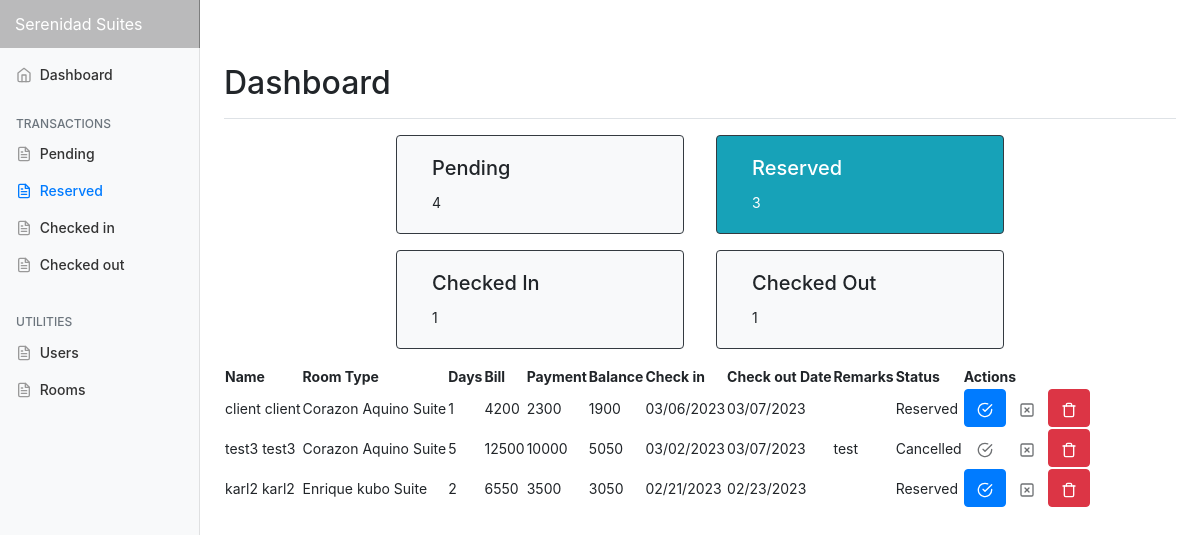
Before: /admin/reserved.php (signed in) with the older database file.
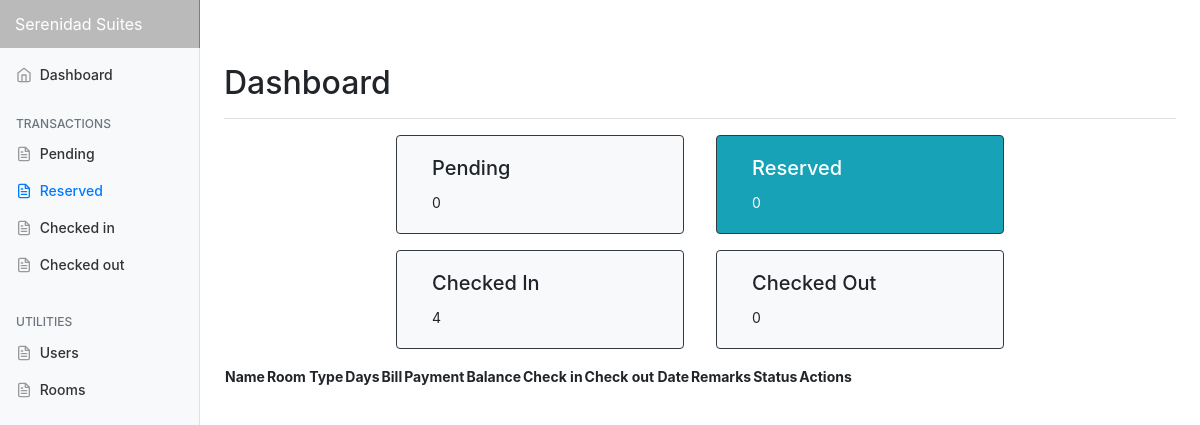
After: the same page with the newer database file.
### tables this page shows
CREATE TABLE `transactions` (
  `id` int NOT NULL,
  `guest_id` int NOT NULL,
  `room_id` int NOT NULL,
  `room_no` int DEFAULT NULL,
  `extra_bed` tinyint NOT NULL DEFAULT '0',
  `extra_pax` int DEFAULT NULL,
  `status` varchar(50) DEFAULT NULL,
  `days` int DEFAULT NULL,
  `checkin` varchar(50) DEFAULT NULL,
  `checkin_time` varchar(50) DEFAULT NULL,
  `checkout` varchar(50) DEFAULT NULL,
  `checkout_time` varchar(50) DEFAULT NULL,
  `bill` varchar(50) DEFAULT NULL,
  `balance` int NOT NULL DEFAULT '0',
  `payment` int NOT NULL DEFAULT '0',
  `is_payment_full` tinyint NOT NULL DEFAULT '0',
  `payment_at` datetime DEFAULT NULL,
  `valid_until` varchar(50) DEFAULT NULL,
  `is_unread` tinyint(1) NOT NULL DEFAULT '1',
  `created_at` datetime DEFAULT NULL,
  `updated_at` datetime DEFAULT NULL,
  `remarks` varchar(500) DEFAULT NULL
);

CREATE TABLE `guest` (
  `id` int NOT NULL,
  `uuid` varchar(255) DEFAULT NULL,
  `email` varchar(191) DEFAULT NULL,
  `firstname` varchar(50) NOT NULL,
  `username` varchar(191) DEFAULT NULL,
  `password` varchar(191) DEFAULT NULL,
  `middlename` varchar(30) NOT NULL,
  `lastname` varchar(40) NOT NULL,
  `address` varchar(191) DEFAULT NULL,
  `contactno` varchar(20) NOT NULL,
  `created_at` datetime DEFAULT NULL,
  `updated_at` datetime DEFAULT NULL
);

CREATE TABLE `room` (
  `id` int NOT NULL,
  `room_type` varchar(50) NOT NULL,
  `price` varchar(11) NOT NULL,
  `photo` varchar(100) NOT NULL,
  `description` text,
  `created_at` datetime DEFAULT NULL,
  `updated_at` datetime DEFAULT NULL
);

### models/Model.php (called while the page is built, shortened)
<?php
class Model
{
    protected $host = "localhost";
    protected $database = "db_hor";
    protected $username = "root";
    protected $password = "admin";
    protected $pdo;
    protected $stmt;
    public function connect(){
        try {
            $this->pdo = new PDO("mysql:host={$this->host};dbname={$this->database};charset=utf8","{$this->username}","{$this->password}");
            $this->pdo->setAttribute(PDO::ATTR_ERRMODE, PDO::ERRMODE_EXCEPTION);
            $this->pdo->setAttribute(PDO::ATTR_DEFAULT_FETCH_MODE, PDO::FETCH_ASSOC);
        } catch (PDOException $e) {
            echo $e->getMessage();
        }
    }
    public function setQuery($qry){
        $this->qry = $qry;
        $this->stmt = $this->pdo->query($this->qry);
        return $this;
    }
    public function getAll(){
        try {
            return $this->stmt->fetchAll();
        } catch (PDOException $e) {
            return $e->getMessage();
        }
    }
}

### models/Transaction.php (called while the page is built, shortened)
<?php
Class Transaction extends Model {
    public function getPendingAndExpiredTransactions(){
        return $this->setQuery("SELECT
                                A.*,
                                B.uuid,
                                B.firstname,
                                B.middlename,
                                B.lastname,
                                B.address,
                                B.contactno,
                                C.room_type,
                                C.price,
                                C.photo
                                FROM `transactions` as A
                                LEFT JOIN `guest` as B
                                ON A.guest_id = B.id
                                LEFT JOIN `room` as C
                                ON A.room_id = C.id
                                WHERE A.status = 'Pending'
                                OR A.status = 'Expired'
                                ORDER BY A.created_at DESC
                                ")
                                ->getAll();
    }
    public function getReservedTransactions(){
        return $this->setQuery("SELECT
                                A.*,
                                B.firstname,
                                B.middlename,
                                B.lastname,
                                B.address,
                                B.contactno,
                                C.room_type,
                                C.price,
                                C.photo
                                FROM `transactions` as A
                                LEFT JOIN `guest` as B
                                ON A.guest_id = B.id
                                LEFT JOIN `room` as C
                                ON A.room_id = C.id
                                WHERE A.status = 'Reserved'
                                OR A.status = 'Cancelled'
                                ORDER BY A.created_at DESC
                                ")
                                ->getAll();
    }
    public function getCheckInTransactions(){
        return $this->setQuery("SELECT
                                A.*,
                                B.firstname,
                                B.middlename,
                                B.lastname,
                                B.address,
                                B.contactno,
                                C.room_type,
                                C.price,
                                C.photo
                                FROM `transactions` as A
                                LEFT JOIN `guest` as B
                                ON A.guest_id = B.id
                                LEFT JOIN `room` as C
                                ON A.room_id = C.id
                                WHERE A.status = 'Check In'
                                ORDER BY A.created_at DESC
                                ")
                                ->getAll();
    }
    public function getCheckOutTransactions(){
        return $this->setQuery("SELECT
                                A.*,
                                B.firstname,
                                B.middlename,
                                B.lastname,
                                B.address,
                                B.contactno,
                                C.room_type,
                                C.price,
                                C.photo
                                FROM `transactions` as A
                                LEFT JOIN `guest` as B
                                ON A.guest_id = B.id
                                LEFT JOIN `room` as C
                                ON A.room_id = C.id
                                WHERE A.status = 'Check Out'
                                ORDER BY A.created_at DESC
                                ")
                                ->getAll();
    }
}

### admin/reserved.php (the view, shortened to what the changed rows need)
<?php
  require_once('includes/header.php');
    $cannot_cancel = true;
?>
    <div class="container-fluid">
      <div class="row">
        <main role="main" class="col-md-9 ml-sm-auto col-lg-10 pt-3 px-4">
          <div class="d-flex justify-content-between flex-wrap flex-md-nowrap align-items-center pb-2 mb-3 border-bottom">
            <h1 class="h2">Dashboard</h1>
          </div>
        <?php include('includes/counts.php') ?>
        <table id="datatable" class="display">
			<thead>
                <tr>
                    <th>Name</th>
                    <th>Room Type</th>
                    <th>Days</th>
                    <th>Bill</th>
                    <th>Payment</th>
                    <th>Balance</th>
                    <th>Check in</th>
                    <th>Check out Date</th>
                    <th>Remarks</th>
                    <th>Status</th>
                    <th>Actions</th>
                </tr>
			</thead>
			<tbody>
                <?php foreach ($reserved as $key => $value) { ?>
                    <tr>
                        <td><?= $value['firstname']." ".$value['lastname']?></td>
                        <td><?= $value['room_type']?></td>
                        <td><?= $value['days']?></td>
                        <td><?= $value['bill']?></td>
                        <td><?= $value['payment']?></td>
                        <td><?= $value['balance']?></td>
                        <td><?= $value['checkin']?></td>
                        <td><?= $value['checkout']?></td>
                        <td><?= $value['remarks']?></td>
                        <td><?= $value['status']?></td>
                        <td>
                            <div class="form-inline">
                            <?php
                                if($value['status'] != 'Cancelled' ){
                            ?>
                                        <span data-toggle="modal" data-target="#confirmCheckinModal">
                                            <button class="btn btn-primary"  data-toggle="tooltip" data-placement="top" title="Accept Reservation" >
                                                <i data-feather="check-circle"></i>
                                            </button>
                                        </span>
                                        <?php
                                            if($cannot_cancel){
                                        ?>
                                            <button class="btn btn-disabled disabled" data-toggle="tooltip" data-placement="top" title="Cancel" disabled>
                                                <i data-feather="x-square"></i>
                                            </button>
                                        <?php
                                            }
                                        ?>
                            <?php
                                } else {
                            ?>
                                <button class="btn btn-disabled" disabled data-toggle="tooltip" data-placement="top" title="Accept Reservation" >
                                    <i data-feather="check-circle"></i>
                                </button>
                                <button class="btn btn-disabled" disabled data-toggle="tooltip" data-placement="top" title="Cancel" >
                                    <i data-feather="x-square"></i>
                                </button>
                            <?php
                                }
                                if($_SESSION['login-restriction'] == 'admin'){
                            ?>
                                <form action="queries/reservedResources.php" method="post">
                                    <button class="btn btn-danger"  data-toggle="tooltip" data-placement="top" title="Delete" >
                                        <i data-feather="trash"></i>
                                    </button>
                                </form>
                            </div>
                        </td>
                    </tr>
                    <?php
                                }
                        $cannot_cancel = true;
                        }
                    ?>
			</tbody>
		</table>
        </main>
      </div>
    </div>
<?php
  require_once('includes/footer.php');
?>

### admin/includes/counts.php
<div class="container-fluid  ">
        <div class=" row justify-content-center clickTo">
            <?php
                if ($segments[3] == 'index.php') {
                    echo '<div class="col-xl-4 col-md-6 mx-3 card  border-dark bg-info text-white mb-3" style="max-width: 18rem;"   onclick="window.location = `index.php`">';
                } else {
                    echo '<div class="col-xl-4 col-md-6 mx-3 card border-dark bg-light mb-3" style="max-width: 18rem;" onclick="window.location =  `index.php`">';
                }
             ?>
                <div class="card-body">
                    <h5 class="card-title">Pending</h5>
                    <p class="card-text"> <?= count($pendings)?> </p>
                </div>
            </div>
            <?php
                if ($segments[3] == 'reserved.php') {
                    echo '<div class="col-xl-4 col-md-6 mx-3 card  border-dark bg-info text-white mb-3" style="max-width: 18rem;"   onclick="window.location = `reserved.php`">';
                } else {
                    echo '<div class="col-xl-4 col-md-6 mx-3 card border-dark bg-light mb-3" style="max-width: 18rem;" onclick="window.location = `reserved.php`">';
                }
            ?>
                <div class="card-body">
                    <h5 class="card-title">Reserved</h5>
                    <p class="card-text"><?=count($reserved)  ?></p>
                </div>
            </div>
            <?php
                if ($segments[3] == 'checkedin.php') {
                    echo '<div class="col-xl-4 col-md-6 mx-3 card  border-dark bg-info text-white mb-3" style="max-width: 18rem;"   onclick="window.location = `checkedin.php`">';
                } else {
                    echo '<div class="col-xl-4 col-md-6 mx-3 card border-dark bg-light mb-3" style="max-width: 18rem;" onclick="window.location = `checkedin.php`">';
                }
            ?>
                <div class="card-body">
                    <h5 class="card-title">Checked In</h5>
                    <p class="card-text"><?=count($checkedin)  ?></p>
                </div>
            </div>
            <?php
                if ($segments[3] == 'checkedout.php') {
                    echo '<div class="col-xl-4 col-md-6 mx-3 card  border-dark bg-info text-white mb-3" style="max-width: 18rem;"   onclick="window.location = `checkedout.php`">';
                } else {
                    echo '<div class="col-xl-4 col-md-6 mx-3 card border-dark bg-light mb-3" style="max-width: 18rem;" onclick="window.location = `checkedout.php`">';
                }
            ?>
                <div class="card-body">
                    <h5 class="card-title">Checked Out</h5>
                    <p class="card-text"><?=count($checkedout)  ?></p>
                </div>
            </div>
        </div>
</div>

Changed rows visible on the page:
removed transactions: guest.firstname "client", guest.lastname "client", room.room_type "Corazon Aquino Suite", days "1", bill "4200", payment "2300", balance "1900", checkin "03/06/2023", checkout "03/07/2023", status "Reserved"
removed transactions: guest.firstname "test3", guest.lastname "test3", room.room_type "Corazon Aquino Suite", days "5", bill "12500", payment "10000", balance "5050", checkin "03/02/2023", checkout "03/07/2023", remarks "test", status "Cancelled"
removed transactions: guest.firstname "karl2", guest.lastname "karl2", room.room_type "Enrique kubo Suite", days "2", bill "6550", payment "3500", balance "3050", checkin "02/21/2023", checkout "02/23/2023", status "Reserved"
Other visible differences:
count($pendings): "4" → "0"
count($reserved): "3" → "0"
count($checkedin): "1" → "4"
count($checkedout): "1" → "0"
